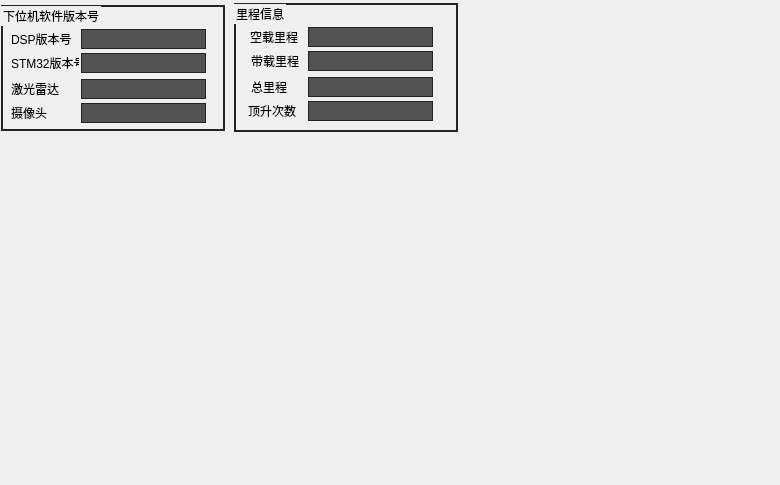
      <widget class="QWidget" name="page_2">
       <property name="geometry">
        <rect>
         <x>0</x>
         <y>0</y>
         <width>780</width>
         <height>485</height>
        </rect>
       </property>
       <attribute name="label">
        <string>版本信息</string>
       </attribute>
       <widget class="QGroupBox" name="groupBox_SoftwareVersion">
        <property name="geometry">
         <rect>
          <x>1</x>
          <y>5</y>
          <width>224</width>
          <height>126</height>
         </rect>
        </property>
        <property name="styleSheet">
         <string notr="true">QGroupBox {
  border: 1.5px solid rgb(36, 36, 36);
}</string>
        </property>
        <property name="title">
         <string>下位机软件版本号</string>
        </property>
        <widget class="QLabel" name="label_101">
         <property name="geometry">
          <rect>
           <x>10</x>
           <y>24</y>
           <width>68</width>
           <height>20</height>
          </rect>
         </property>
         <property name="minimumSize">
          <size>
           <width>68</width>
           <height>20</height>
          </size>
         </property>
         <property name="maximumSize">
          <size>
           <width>68</width>
           <height>20</height>
          </size>
         </property>
         <property name="text">
          <string>DSP版本号</string>
         </property>
        </widget>
        <widget class="QLabel" name="label_102">
         <property name="enabled">
          <bool>true</bool>
         </property>
         <property name="geometry">
          <rect>
           <x>10</x>
           <y>48</y>
           <width>68</width>
           <height>20</height>
          </rect>
         </property>
         <property name="minimumSize">
          <size>
           <width>68</width>
           <height>20</height>
          </size>
         </property>
         <property name="maximumSize">
          <size>
           <width>68</width>
           <height>20</height>
          </size>
         </property>
         <property name="text">
          <string>STM32版本号：</string>
         </property>
        </widget>
        <widget class="QLabel" name="label_103">
         <property name="geometry">
          <rect>
           <x>10</x>
           <y>74</y>
           <width>68</width>
           <height>20</height>
          </rect>
         </property>
         <property name="minimumSize">
          <size>
           <width>68</width>
           <height>20</height>
          </size>
         </property>
         <property name="maximumSize">
          <size>
           <width>68</width>
           <height>20</height>
          </size>
         </property>
         <property name="text">
          <string>激光雷达</string>
         </property>
        </widget>
        <widget class="QLabel" name="label_104">
         <property name="geometry">
          <rect>
           <x>10</x>
           <y>98</y>
           <width>68</width>
           <height>20</height>
          </rect>
         </property>
         <property name="minimumSize">
          <size>
           <width>68</width>
           <height>20</height>
          </size>
         </property>
         <property name="maximumSize">
          <size>
           <width>68</width>
           <height>20</height>
          </size>
         </property>
         <property name="text">
          <string>摄像头</string>
         </property>
        </widget>
        <widget class="QLabel" name="labelEdit_DSP">
         <property name="geometry">
          <rect>
           <x>80</x>
           <y>24</y>
           <width>125</width>
           <height>20</height>
          </rect>
         </property>
         <property name="styleSheet">
          <string notr="true">border: 1px solid rgb(36, 36, 36);        background: rgb(82, 82, 82);</string>
         </property>
         <property name="text">
          <string/>
         </property>
         <property name="alignment">
          <set>Qt::AlignCenter</set>
         </property>
        </widget>
        <widget class="QLabel" name="labelEdit_STM32">
         <property name="geometry">
          <rect>
           <x>80</x>
           <y>48</y>
           <width>125</width>
           <height>20</height>
          </rect>
         </property>
         <property name="styleSheet">
          <string notr="true">border: 1px solid rgb(36, 36, 36);        background: rgb(82, 82, 82);</string>
         </property>
         <property name="text">
          <string/>
         </property>
         <property name="alignment">
          <set>Qt::AlignCenter</set>
         </property>
        </widget>
        <widget class="QLabel" name="labelEdit_laser">
         <property name="geometry">
          <rect>
           <x>80</x>
           <y>74</y>
           <width>125</width>
           <height>20</height>
          </rect>
         </property>
         <property name="styleSheet">
          <string notr="true">border: 1px solid rgb(36, 36, 36);        background: rgb(82, 82, 82);</string>
         </property>
         <property name="text">
          <string/>
         </property>
         <property name="alignment">
          <set>Qt::AlignCenter</set>
         </property>
        </widget>
        <widget class="QLabel" name="labelEdit_642">
         <property name="geometry">
          <rect>
           <x>80</x>
           <y>98</y>
           <width>125</width>
           <height>20</height>
          </rect>
         </property>
         <property name="styleSheet">
          <string notr="true">border: 1px solid rgb(36, 36, 36);        background: rgb(82, 82, 82);</string>
         </property>
         <property name="text">
          <string/>
         </property>
         <property name="alignment">
          <set>Qt::AlignCenter</set>
         </property>
        </widget>
       </widget>
       <widget class="QGroupBox" name="groupBox_Mileage_information">
        <property name="geometry">
         <rect>
          <x>234</x>
          <y>3</y>
          <width>224</width>
          <height>129</height>
         </rect>
        </property>
        <property name="styleSheet">
         <string notr="true">QGroupBox {
  border: 1.5px solid rgb(36, 36, 36);
}
</string>
        </property>
        <property name="title">
         <string>里程信息</string>
        </property>
        <widget class="QLabel" name="label_105">
         <property name="geometry">
          <rect>
           <x>16</x>
           <y>24</y>
           <width>68</width>
           <height>20</height>
          </rect>
         </property>
         <property name="minimumSize">
          <size>
           <width>68</width>
           <height>20</height>
          </size>
         </property>
         <property name="maximumSize">
          <size>
           <width>68</width>
           <height>20</height>
          </size>
         </property>
         <property name="text">
          <string>空载里程</string>
         </property>
        </widget>
        <widget class="QLabel" name="label_108">
         <property name="geometry">
          <rect>
           <x>14</x>
           <y>98</y>
           <width>68</width>
           <height>20</height>
          </rect>
         </property>
         <property name="minimumSize">
          <size>
           <width>68</width>
           <height>20</height>
          </size>
         </property>
         <property name="maximumSize">
          <size>
           <width>68</width>
           <height>20</height>
          </size>
         </property>
         <property name="text">
          <string>顶升次数</string>
         </property>
        </widget>
        <widget class="QLabel" name="label_107">
         <property name="geometry">
          <rect>
           <x>17</x>
           <y>74</y>
           <width>68</width>
           <height>20</height>
          </rect>
         </property>
         <property name="minimumSize">
          <size>
           <width>68</width>
           <height>20</height>
          </size>
         </property>
         <property name="maximumSize">
          <size>
           <width>68</width>
           <height>20</height>
          </size>
         </property>
         <property name="text">
          <string>总里程</string>
         </property>
        </widget>
        <widget class="QLabel" name="label_106">
         <property name="enabled">
          <bool>true</bool>
         </property>
         <property name="geometry">
          <rect>
           <x>17</x>
           <y>48</y>
           <width>68</width>
           <height>20</height>
          </rect>
         </property>
         <property name="minimumSize">
          <size>
           <width>68</width>
           <height>20</height>
          </size>
         </property>
         <property name="maximumSize">
          <size>
           <width>68</width>
           <height>20</height>
          </size>
         </property>
         <property name="text">
          <string>带载里程</string>
         </property>
        </widget>
        <widget class="QLabel" name="labelEdit_No_Load_Mileage">
         <property name="geometry">
          <rect>
           <x>74</x>
           <y>24</y>
           <width>125</width>
           <height>20</height>
          </rect>
         </property>
         <property name="styleSheet">
          <string notr="true">border: 1px solid rgb(36, 36, 36);        background: rgb(82, 82, 82);</string>
         </property>
         <property name="text">
          <string/>
         </property>
         <property name="alignment">
          <set>Qt::AlignCenter</set>
         </property>
        </widget>
        <widget class="QLabel" name="labelEdit_On_Load_Mileage">
         <property name="geometry">
          <rect>
           <x>74</x>
           <y>48</y>
           <width>125</width>
           <height>20</height>
          </rect>
         </property>
         <property name="styleSheet">
          <string notr="true">border: 1px solid rgb(36, 36, 36);        background: rgb(82, 82, 82);</string>
         </property>
         <property name="text">
          <string/>
         </property>
         <property name="alignment">
          <set>Qt::AlignCenter</set>
         </property>
        </widget>
        <widget class="QLabel" name="labelEdit_mileage">
         <property name="geometry">
          <rect>
           <x>74</x>
           <y>74</y>
           <width>125</width>
           <height>20</height>
          </rect>
         </property>
         <property name="styleSheet">
          <string notr="true">border: 1px solid rgb(36, 36, 36);        background: rgb(82, 82, 82);</string>
         </property>
         <property name="text">
          <string/>
         </property>
         <property name="alignment">
          <set>Qt::AlignCenter</set>
         </property>
        </widget>
        <widget class="QLabel" name="labelEdit_LiftupCount">
         <property name="geometry">
          <rect>
           <x>74</x>
           <y>98</y>
           <width>125</width>
           <height>20</height>
          </rect>
         </property>
         <property name="styleSheet">
          <string notr="true">border: 1px solid rgb(36, 36, 36);        background: rgb(82, 82, 82);</string>
         </property>
         <property name="text">
          <string/>
         </property>
         <property name="alignment">
          <set>Qt::AlignCenter</set>
         </property>
        </widget>
       </widget>
      </widget>
